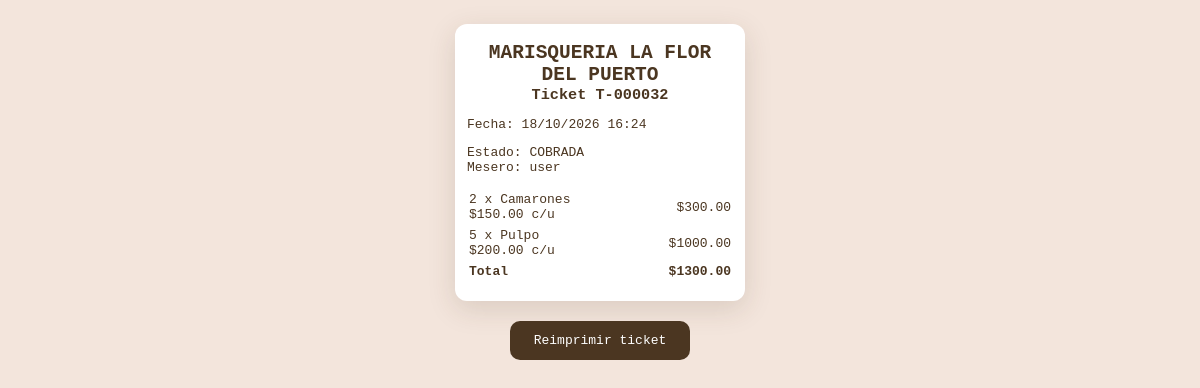
The app's page /auditoria/ticket/32 (signed in) with its own data.
### models.py (models this page shows)
class Pedidos(db.Model):
    id = db.Column(db.Integer, primary_key=True)
    folio = db.Column(db.String(20), unique=True, nullable=True)
    estado = db.Column(db.String(20), default='ABIERTA')  # ABIERTA, ENVIADA_A_CAJA, COBRADA, CANCELADA
    state = db.Column(db.String(20), default='pendiente')  # Mantener por compatibilidad
    fecha = db.Column(db.DateTime, default=datetime.now)
    fecha_cobro = db.Column(db.DateTime, nullable=True)
    products = db.Column(db.JSON)
    total = db.Column(db.Float)
    usuario_id = db.Column(db.String(80), db.ForeignKey('users.username'), nullable=False)
    cajero_id = db.Column(db.String(80), db.ForeignKey('users.username'), nullable=True)

### app.py (the view)
        def wrapped(*args, **kwargs):
            if 'username' not in session:
                return redirect(url_for('login'))
            if session.get('tipo_usuario') not in allowed_roles:
                flash('No tienes permiso para acceder a esta página', 'error')
                return redirect(url_for('index'))
            return f(*args, **kwargs)

### app.py (called while the page is built)
def usuario_actual():
    usuario = Users.query.filter_by(username=session.get('username'), activo=True).first()
    if not usuario or session.get('version_sesion', 0) != usuario.version_sesion:
        return None
    return usuario

@app.before_request
def validar_sesion_actual():
    if 'username' in session:
        usuario = usuario_actual()
        if not usuario:
            session.clear()
        else:
            session['tipo_usuario'] = usuario.rol

def role_required(*allowed_roles):
    def decorator(f):
        def wrapped(*args, **kwargs):
            if 'username' not in session:
                return redirect(url_for('login'))
            if session.get('tipo_usuario') not in allowed_roles:
                flash('No tienes permiso para acceder a esta página', 'error')
                return redirect(url_for('index'))
            return f(*args, **kwargs)
        wrapped.__name__ = f.__name__
        return wrapped
    return decorator

@app.route('/auditoria/ticket/<int:pedido_id>')
@role_required('admin')
def ticket_auditoria(pedido_id):
    pedido = Pedidos.query.get_or_404(pedido_id)
    return render_template('ticket.html', pedido=pedido, vista_auditoria=True)

### templates/ticket.html (shortened to what this page needs)
<!DOCTYPE html>
<html>
<head>
</head>
<body>
    <div class="ticket-contenido">
    <h2>MARISQUERIA LA FLOR DEL PUERTO</h2>
    <h3>Ticket {{ pedido.folio or pedido.id }}</h3>
    <p>Fecha: {{ pedido.fecha.strftime('%d/%m/%Y %H:%M') }}</p>
    {% if vista_auditoria %}
    <p>Estado: {{ pedido.estado }}<br>Mesero: {{ pedido.usuario_id }}</p>
    {% endif %}
    <table>
        {% for producto in pedido.products or [] %}
        <tr>
            <td>{{ producto.cantidad }} x {{ producto.nombre }}<br>${{ '%.2f'|format(producto.precio) }} c/u</td>
            <td style="text-align:right;">${{ '%.2f'|format(producto.precio * producto.cantidad) }}</td>
        </tr>
        {% endfor %}
        <tr class="total">
            <td>Total</td>
            <td style="text-align:right;">${{ '%.2f'|format(pedido.total) }}</td>
        </tr>
    </table>
    </div>
    {% if vista_auditoria %}
    <div class="ticket-acciones">
        <button type="button" onclick="window.print()">Reimprimir ticket</button>
    </div>
    {% else %}
    <script>
        window.print(); // Imprime automáticamente al abrir
    </script>
    {% endif %}
</body>
</html>

### records on screen
Pedidos: folio "T-000032", fecha "18/10/2026 16:24", estado "COBRADA", usuario_id "user", total "1300.00"

### other values on screen
{{ producto.cantidad }} "2" "5"
{{ producto.nombre }} "Camarones" "Pulpo"
{{ '%.2f'|format(producto.precio) }} "150.00" "200.00"
{{ '%.2f'|format(producto.precio * producto.cantidad) }} "300.00" "1000.00"
